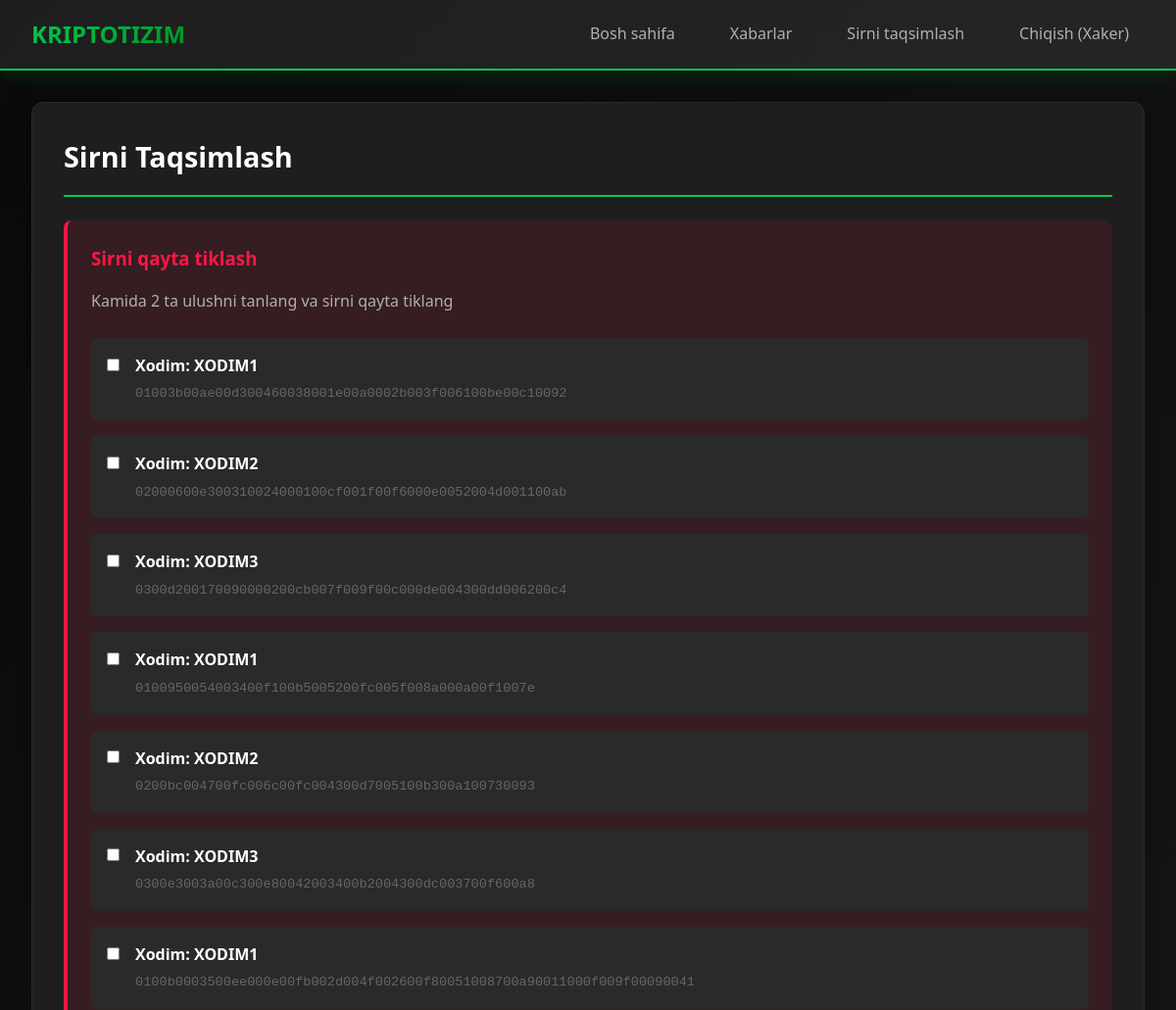
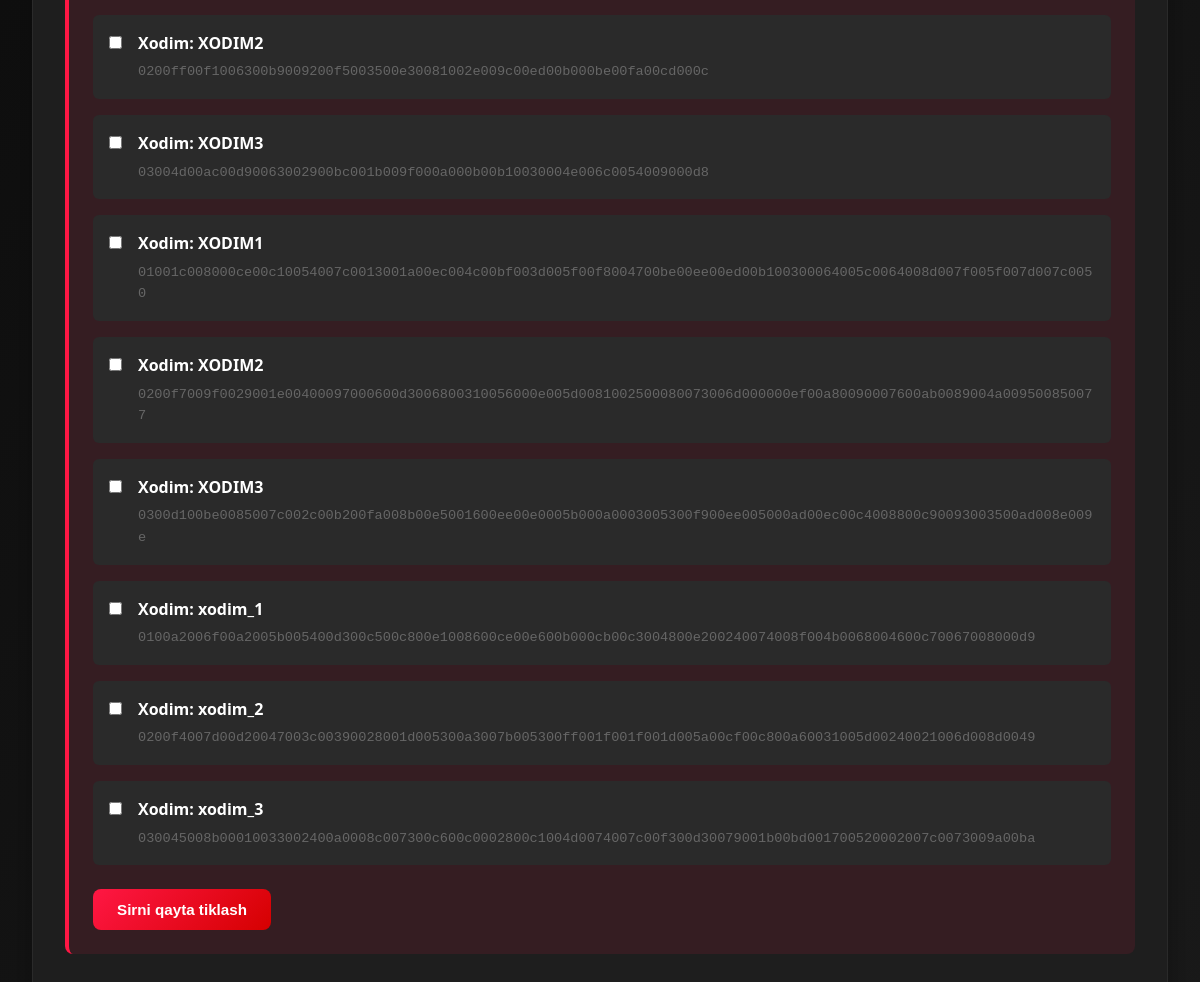
/secret_sharing (signed in), run on the app's committed database (2 pictures, top to bottom).
### tables this page shows
CREATE TABLE secret_shares (
    id INTEGER PRIMARY KEY AUTOINCREMENT,
    secret_id TEXT NOT NULL,
    recipient TEXT NOT NULL,
    share_data TEXT NOT NULL,
    timestamp DATETIME DEFAULT CURRENT_TIMESTAMP
);

### app.py (the view, shortened to what this page needs)
@app.route('/secret_sharing', methods=['GET', 'POST'])
@login_required
def secret_sharing_view():
    recovered = None
    shares_list = []
    secrets_list = []
    conn = get_db_connection(DB_PATH)
    cur = conn.cursor()
    user_role = session.get('role')
    if user_role in ['admin', 'boshliq']:
        cur.execute('SELECT secret_id, description, created_at FROM secrets WHERE owner = ? ORDER BY created_at DESC',
                   (session.get('username'),))
        secrets_list = cur.fetchall()
        cur.execute('SELECT ss.id, ss.recipient, ss.share_data, ss.timestamp FROM secret_shares ss INNER JOIN secrets s ON ss.secret_id = s.secret_id WHERE s.owner = ? ORDER BY ss.timestamp DESC',
                   (session.get('username'),))
        shares_list = cur.fetchall()
    elif user_role == 'xodim':
        cur.execute('SELECT id, share_data, timestamp FROM secret_shares WHERE recipient = ? ORDER BY timestamp DESC',
                   (session.get('username'),))
        shares_list = cur.fetchall()
    elif user_role == 'xaker':
        cur.execute('SELECT id, recipient, share_data FROM secret_shares ORDER BY timestamp DESC')
        shares_list = cur.fetchall()
    conn.close()
    return render_template('secret_sharing.html', recovered=recovered, shares_list=shares_list, secrets_list=secrets_list)

### app.py (called while the page is built)
def login_required(f):
    @wraps(f)
    def decorated_function(*args, **kwargs):
        if 'user_id' not in session:
            flash('Iltimos, tizimga kiring.', 'warning')
            return redirect(url_for('login'))
        return f(*args, **kwargs)
    return decorated_function

### utils/db.py (called while the page is built)
def get_db_connection(db_path):
    conn = sqlite3.connect(db_path)
    return conn

### templates/secret_sharing.html (shortened to what this page needs)
{% extends 'base.html' %}
{% block content %}
<div class="card">
  <div class="card-header">
    <h2 class="card-title">Sirni Taqsimlash</h2>
  </div>
  {% if session.role in ['admin', 'boshliq'] %}
  <div style="padding: 1.5rem; background: var(--input-bg); border-radius: 8px; margin-bottom: 2rem;">
    <h3 style="color: var(--primary-green); margin-bottom: 1rem;">Yangi sirni taqsimlash</h3>
    <form method="post">
      <div class="form-group">
        <label class="form-label">Sir (AES kalit yoki matn)</label>
        <input type="text" name="secret" class="form-control" required placeholder="Sirni kiriting">
      </div>
      <div class="form-group">
        <label class="form-label">Tavsif (ixtiyoriy)</label>
        <input type="text" name="description" class="form-control" placeholder="Sir haqida qisqacha">
      </div>
      <button type="submit" name="action" value="split" class="btn btn-primary">Sirni 3 ga bolib yuborish</button>
    </form>
  </div>
  {% if shares_list %}
  <h3 style="color: var(--primary-green); margin: 2rem 0 1rem 0;">Yuborilgan ulushlar</h3>
  <table class="table">
    <thead>
      <tr>
        <th>ID</th>
        <th>Xodim</th>
        <th>Ulush</th>
        <th>Vaqt</th>
      </tr>
    </thead>
    <tbody>
      {% for share in shares_list %}
      <tr>
        <td>{{ share[0] }}</td>
        <td><span class="badge badge-xodim">{{ share[1] }}</span></td>
        <td><code style="font-size: 0.85rem;">{{ share[2][:30] }}...</code></td>
        <td>{{ share[3] }}</td>
      </tr>
      {% endfor %}
    </tbody>
  </table>
  {% endif %}
  {% elif session.role == 'xaker' %}
  <div style="padding: 1.5rem; background: rgba(255, 23, 68, 0.1); border-radius: 8px; margin-bottom: 2rem; border-left: 4px solid var(--accent-red);">
    <h3 style="color: var(--accent-red); margin-bottom: 1rem;">Sirni qayta tiklash</h3>
    <p style="color: var(--text-secondary); margin-bottom: 1.5rem;">Kamida 2 ta ulushni tanlang va sirni qayta tiklang</p>
    <form method="post" id="recoverForm">
      {% if shares_list %}
        <div style="margin-bottom: 1.5rem;">
          {% for share in shares_list %}
          <div style="margin-bottom: 1rem; padding: 1rem; background: var(--input-bg); border-radius: 6px;">
            <label style="display: flex; align-items: start; gap: 1rem; cursor: pointer;">
              <input type="checkbox" name="share" value="{{ share[2] }}" style="margin-top: 0.3rem;">
              <div style="flex: 1;">
                <div style="font-weight: 600; margin-bottom: 0.3rem;">Xodim: {{ share[1] }}</div>
                <div style="font-family: monospace; font-size: 0.85rem; color: var(--text-muted); word-break: break-all;">{{ share[2] }}</div>
              </div>
            </label>
          </div>
          {% endfor %}
        </div>
        <button type="submit" name="action" value="recover" class="btn btn-danger">Sirni qayta tiklash</button>
      {% else %}
        <p style="color: var(--text-muted);">Hali ulushlar mavjud emas</p>
      {% endif %}
    </form>
  </div>
  {% endif %}
</div>
{% endblock %}

### static/style.css (style rules this page uses)
:root { --primary-green: #00C853; --dark-green: #009624; --accent-red: #FF1744; --dark-red: #D50000; --black: #0a0a0a; --dark-bg: #121212; --card-bg: #1e1e1e; --card-border: #2a2a2a; --text-primary: #ffffff; --text-secondary: #b0b0b0; --text-muted: #666666; --input-bg: #2a2a2a; --input-border: #3a3a3a; --success: #00C853; --danger: #FF1744; --warning: #FF9100; }
* { box-sizing: border-box; margin: 0; padding: 0; }
body { font-family: 'Segoe UI', Tahoma, Geneva, Verdana, sans-serif; background: linear-gradient(135deg, var(--black) 0%, #1a1a1a 100%); color: var(--text-primary); min-height: 100vh; line-height: 1.6; }
.card { background: var(--card-bg); border: 1px solid var(--card-border); border-radius: 12px; padding: 2rem; margin-bottom: 2rem; box-shadow: 0 8px 32px rgba(0, 0, 0, 0.3); }
.card-header { border-bottom: 2px solid var(--primary-green); padding-bottom: 1rem; margin-bottom: 1.5rem; }
.card-title { font-size: 1.8rem; font-weight: 700; color: var(--text-primary); }
.btn { display: inline-block; padding: 0.75rem 1.5rem; border: none; border-radius: 8px; font-weight: 600; cursor: pointer; transition: all 0.3s ease; text-decoration: none; font-size: 0.95rem; }
.btn-danger { background: linear-gradient(135deg, var(--accent-red), var(--dark-red)); color: white; }

### data on the page
secret_shares: recipient "XODIM1", share_data "01003b00ae00d300460038001e00a0002b003f006100be00c10092"
secret_shares: recipient "XODIM2", share_data "02000600e300310024000100cf001f00f6000e0052004d001100ab"
secret_shares: recipient "XODIM3", share_data "0300d200170090000200cb007f009f00c000de004300dd006200c4"
secret_shares: recipient "XODIM1", share_data "0100950054003400f100b5005200fc005f008a000a00f1007e"
secret_shares: recipient "XODIM2", share_data "0200bc004700fc006c00fc004300d7005100b300a100730093"
secret_shares: recipient "XODIM3", share_data "0300e3003a00c300e80042003400b2004300dc003700f600a8"
secret_shares: recipient "XODIM1", share_data "0100b0003500ee000e00fb002d004f002600f80051008700a90011000f009f00090041"
secret_shares: recipient "XODIM2", share_data "0200ff00f1006300b9009200f5003500e30081002e009c00ed00b000be00fa00cd000c"
secret_shares: recipient "XODIM3", share_data "03004d00ac00d90063002900bc001b009f000a000b00b10030004e006c0054009000d8"
secret_shares: recipient "XODIM1", share_data "01001c008000ce00c10054007c0013001a00ec004c00bf003d005f00f8004700be00ee00ed00b100300064005c0064008d007f005f007d007c0050"
secret_shares: recipient "XODIM2", share_data "0200f7009f0029001e00400097000600d3006800310056000e005d0081002500080073006d000000ef00a80090007600ab0089004a009500850077"
secret_shares: recipient "XODIM3", share_data "0300d100be0085007c002c00b200fa008b00e5001600ee00e0005b000a0003005300f900ee005000ad00ec00c4008800c90093003500ad008e009e"
secret_shares: recipient "xodim_1", share_data "0100a2006f00a2005b005400d300c500c800e1008600ce00e600b000cb00c3004800e200240074008f004b0068004600c70067008000d9"
secret_shares: recipient "xodim_2", share_data "0200f4007d00d20047003c00390028001d005300a3007b005300ff001f001f001d005a00cf00c800a60031005d00240021006d008d0049"
secret_shares: recipient "xodim_3", share_data "030045008b00010033002400a0008c007300c600c0002800c1004d0074007c00f300d30079001b00bd001700520002007c0073009a00ba"

### other printed values
{{ session.username }} "Xaker"
